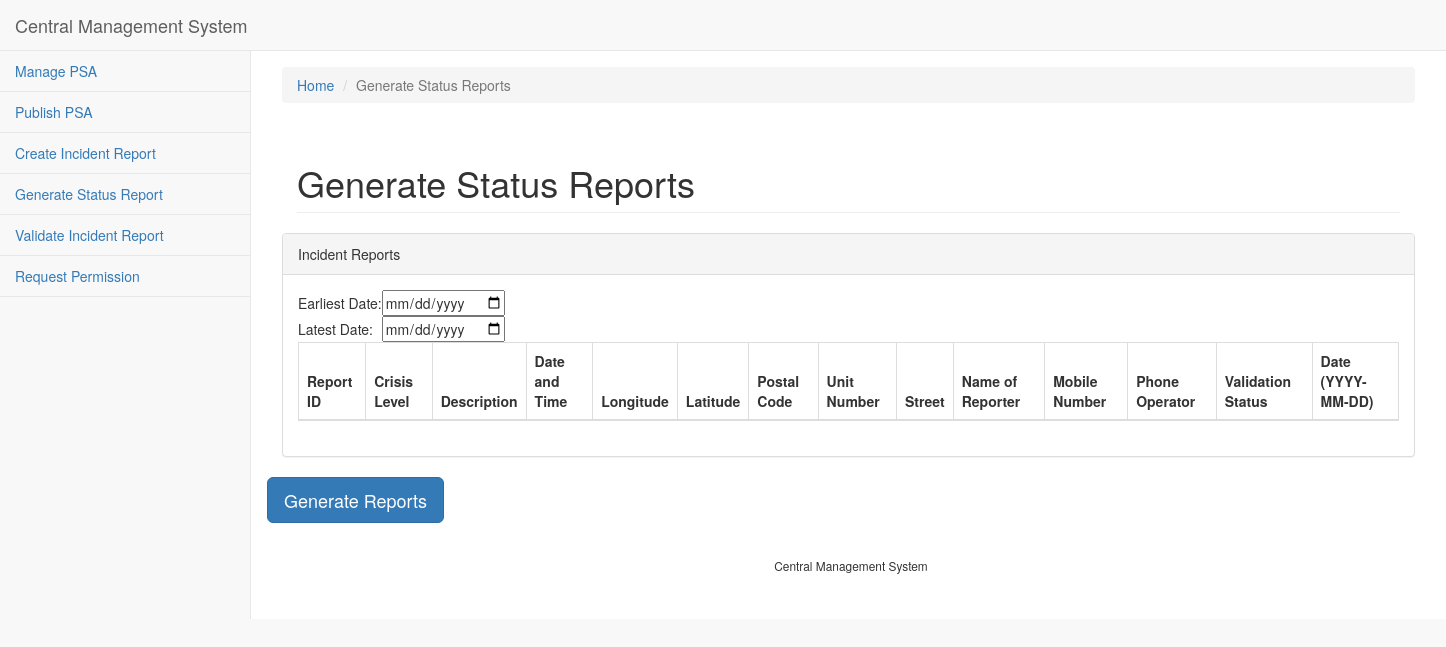
The page /reports/status/ on the database as committed earlier.
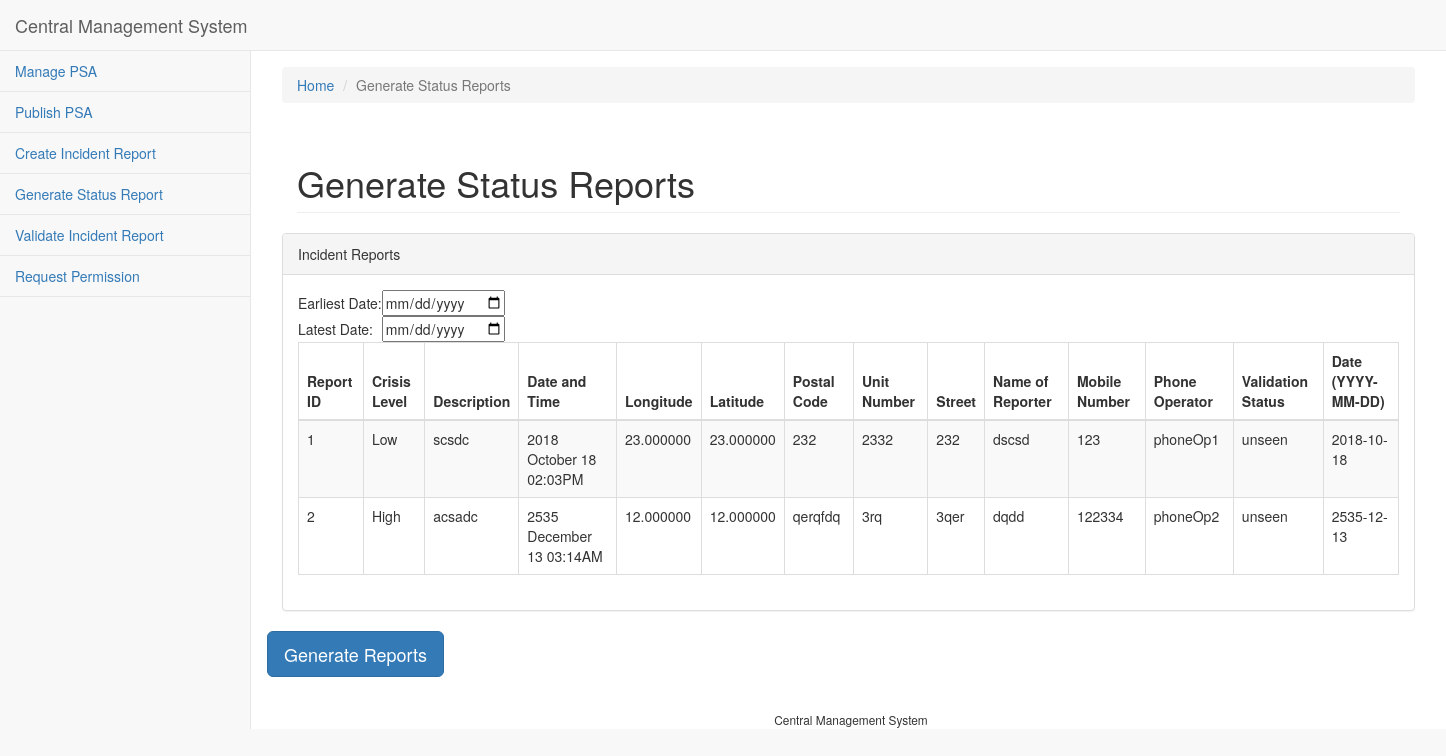
The same page on the database as committed later.
### scse_cz3003_2018_s1_cms_app/models.py (models this page shows)
class IncidentReport(models.Model):
    id = models.AutoField(primary_key=True)
    name = models.CharField(max_length=128)
    mobile_number = models.IntegerField()
    description = models.CharField(max_length=128)
    date_time = models.DateTimeField()
    postal_code = models.CharField(max_length=128)
    unit_number = models.CharField(max_length=128)
    street = models.CharField(max_length=128)
    longitude = models.DecimalField(max_digits=9, decimal_places=6)
    latitude = models.DecimalField(max_digits=8, decimal_places=6)
    crisis_level = models.ForeignKey(CrisisLevel, on_delete=models.PROTECT)
    source = models.ForeignKey(Source, on_delete=models.PROTECT)
    validated = models.CharField(default='unseen', max_length=128)

class CrisisLevel(models.Model):
    id = models.AutoField(primary_key=True)
    name = models.CharField(max_length=128, unique=True)

class Source(models.Model):
    id = models.AutoField(primary_key=True)
    name = models.CharField(max_length=128)

### scse_cz3003_2018_s1_cms_app/views/reports.py (the view)
# urls.py: path('reports/status/', reports.generate_statusreport, name='generate_statusreport'),
def generate_statusreport(request):
    all_incident_reports = IncidentReport.objects.values()
    for ir in all_incident_reports:
        dt = ir['date_time']
        ir['date'] = dt.strftime("%Y-%m-%d")
        ir['date_time'] = dt.strftime("%Y %B %d %I:%M%p")
        ir['mobile_number'] = str(ir['mobile_number'])
        ir['longitude'] = str(ir['longitude'])
        ir['latitude'] = str(ir['latitude'])
        ir['crisis_level_id'] = CrisisLevel.objects.get(id=ir['crisis_level_id']).name
        ir['source_id'] = Source.objects.get(id=ir['source_id']).name
    return render(request, 'reports/generate_statusreports.html', {
        'page_name': 'Generate Status Reports',
        'all_incident_reports': all_incident_reports
    })

### templates/reports/generate_statusreports.html (shortened to what this page needs)
{% extends 'base.html' %}
{% block page_stylesheets %}
    <link href="/static/sb_admin_2/vendor/datatables-plugins/dataTables.bootstrap.css" rel="stylesheet">
    <link href="/static/sb_admin_2/vendor/datatables-responsive/dataTables.responsive.css" rel="stylesheet">
    <link href="https://cdn.datatables.net/1.10.19/css/jquery.dataTables.min.css" rel="stylesheet">
{% endblock page_stylesheets %}
{% block breadcrumb %}
    <li class="breadcrumb-item"><a href="/">Home</a></li>
    <li class="breadcrumb-item active">{{ page_name }}</li>
{% endblock breadcrumb %}
{% block content %}
    <div class="col-md-12" >
        <h1 class="page-header">{{ page_name }}</h1>
    </div>
    <div id="table-data" class="row">
        <div class="col-lg-12">
            <div class="panel panel-default">
                <div class="panel-heading">
                    Incident Reports
                </div>
                <div class="panel-body">
                    <table border="0" cellspacing="5" cellpadding="5">
                        <tbody>
                            <tr>
                                <td>Earliest Date:</td>
                                <td><input type="date" id="min" name="min"></td>
                            </tr>
                            <tr>
                                <td>Latest Date:</td>
                                <td><input type="date" id="max" name="max"></td>
                            </tr>
                        </tbody>
                    </table>
                    <table width="100%" class="table table-striped table-bordered table-hover" id="table-incidentreports">
                        <thead>
                            <tr>
                                <th>Report ID</th>
                                <th>Crisis Level</th>
                                <th>Description</th>
                                <th>Date and Time</th>
                                <th>Longitude</th>
                                <th>Latitude</th>
                                <th>Postal Code</th>
                                <th>Unit Number</th>
                                <th>Street</th>
                                <th>Name of Reporter</th>
                                <th>Mobile Number</th>
                                <th>Phone Operator</th>
                                <th>Validation Status</th>
                                <th>Date (YYYY-MM-DD)</th>
                            </tr>
                        </thead>
                        <tbody id = 'tabledata'>
                            {% for ir in all_incident_reports %}
                                <tr id="{{ ir.date }}">
                                    <td>{{ ir.id }}</td>
                                    <td>{{ ir.crisis_level_id }}</td>
                                    <td>{{ ir.description }}</td>
                                    <td>{{ ir.date_time }}</td>
                                    <td>{{ ir.longitude }}</td>
                                    <td>{{ ir.latitude }}</td>
                                    <td>{{ ir.postal_code }}</td>
                                    <td>{{ ir.unit_number }}</td>
                                    <td>{{ ir.street }}</td>
                                    <td>{{ ir.name }}</td>
                                    <td>{{ ir.mobile_number }}</td>
                                    <td>{{ ir.source_id }}</td>
                                    <td>{{ ir.validated }}</td>
                                    <td> {{ ir.date }}</td>
                                </tr>
                            {% endfor %}
                        </tbody>
                    </table>
                </div>
            </div>
        </div>
        <button id="generate_btn" class="btn btn-primary btn-lg"  type="submit" onclick="return confirmSubmission();">
            Generate Reports
        </button>
    </div>
{% endblock content %}

Rows that differ between the two databases and show on the page:
added IncidentReport: id "1", crisis_level_id "Low", description "scsdc", date_time "2018 October 18 02:03PM", longitude "23.000000", latitude "23.000000", postal_code "232", unit_number "2332", street "232", name "dscsd", mobile_number "123", source_id "phoneOp1", validated "unseen", date "2018-10-18"
added IncidentReport: id "2", crisis_level_id "High", description "acsadc", date_time "2535 December 13 03:14AM", longitude "12.000000", latitude "12.000000", postal_code "qerqfdq", unit_number "3rq", street "3qer", name "dqdd", mobile_number "122334", source_id "phoneOp2", validated "unseen", date "2535-12-13"
